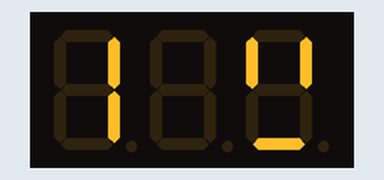
Bench run of a sketch on a simulated Arduino Uno, built with avr-gcc and run on an emulated ATmega328P. On the bench: 3-digit seven-segment display. Wiring (inferred from the names in the program): 3-digit 7-segment display, segments lit when LOW: segments pin 9, pin 7, pin 12, pin 6, pin 10, pin 5, pin 4; digit selects pin 13, pin 11, pin 8. The segment pins are drawn as the display they are named for.

Above: at 0.74 s.
At 4.85 s:
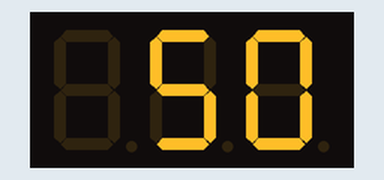
At 9.87 s:
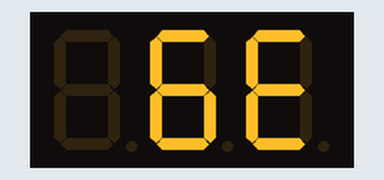
At 19.9 s:
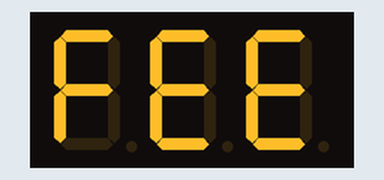
At 29.49 s:
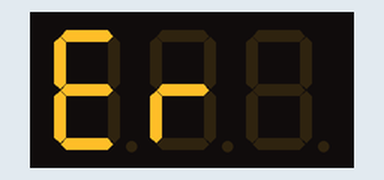
At 39.53 s:
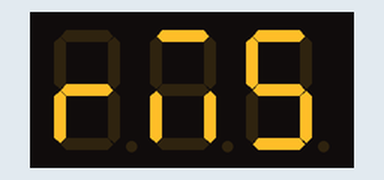

Measured:
- what the display in image 0 shows lasts 0.5 s, from 0.5 s to 1.0 s

The sketch:

ScrollingText.ino
```cpp
#include <string.h>
int i1=0;
int i2=0;
int i3=0;
int a=9;
int b=7;
int c=12;
int d=6;
int e=10;
int f=5;
int g=4;
int power1=13;
int power2=11;
int power3=8;
int timer=0;
int currNum=0;
char izpisvane[]="i wrote a song about getting better its a feeling i cant remember arf arf counting worms";
void deshifrator(int);
void setup() {
  pinMode(13, OUTPUT);
  pinMode(12, OUTPUT);
  pinMode(11, OUTPUT);
  pinMode(10, OUTPUT);
  pinMode(9, OUTPUT);
  pinMode(8, OUTPUT);
  pinMode(7, OUTPUT);
  pinMode(6, OUTPUT);
  pinMode(5, OUTPUT);
  pinMode(4, OUTPUT);

}

void loop() {
  if(timer<30){
    digitalWrite(power1, HIGH);
    deshifrator(i1);
    delay(5);
    deshifrator(i2);
    digitalWrite(power1, LOW);
    digitalWrite(power2, HIGH);
    delay(5);
    deshifrator(i3);
    digitalWrite(power2, LOW);
    digitalWrite(power3, HIGH);
    delay(5);
    digitalWrite(power3, LOW);
    timer++;
  }
  else{
    timer=0;
    if(currNum+2>=strlen(izpisvane))
    {
      currNum=0;
    }
    i1=izpisvane[currNum];
    i2=izpisvane[currNum+1];
    i3=izpisvane[currNum+2];
    currNum++;
  }

}
void deshifrator(int i){
int re=0;
while(re<=1){
switch(i){
    case '0':
      digitalWrite(a, LOW);
      digitalWrite(b, LOW);
      digitalWrite(c, LOW);
      digitalWrite(d, LOW);
      digitalWrite(e, LOW);
      digitalWrite(f, LOW);
      digitalWrite(g, HIGH);
      break;
    case '1':
      digitalWrite(a, HIGH);
      digitalWrite(b, LOW);
      digitalWrite(c, LOW);
      digitalWrite(d, HIGH);
      digitalWrite(e, HIGH);
      digitalWrite(f, HIGH);
      digitalWrite(g, HIGH);
    break;
    case '2':
      digitalWrite(a, LOW);
      digitalWrite(b, LOW);
      digitalWrite(c, HIGH);
      digitalWrite(d, LOW);
      digitalWrite(e, LOW);
      digitalWrite(f, HIGH);
      digitalWrite(g, LOW);
      break;
    case '3':
      digitalWrite(a, LOW);
      digitalWrite(b, LOW);
      digitalWrite(c, LOW);
      digitalWrite(d, LOW);
      digitalWrite(e, HIGH);
      digitalWrite(f, HIGH);
      digitalWrite(g, LOW);
      break;
    case '4':
      digitalWrite(a, HIGH);
      digitalWrite(b, LOW);
      digitalWrite(c, LOW);
      digitalWrite(d, HIGH);
      digitalWrite(e, HIGH);
      digitalWrite(f, LOW);
      digitalWrite(g, LOW);
      break;
    case '5':
      digitalWrite(a, LOW);
      digitalWrite(b, HIGH);
      digitalWrite(c, LOW);
      digitalWrite(d, LOW);
      digitalWrite(e, HIGH);
      digitalWrite(f, LOW);
      digitalWrite(g, LOW);
      break;
    case '6':
      digitalWrite(a, LOW);
      digitalWrite(b, HIGH);
      digitalWrite(c, LOW);
      digitalWrite(d, LOW);
      digitalWrite(e, LOW);
      digitalWrite(f, LOW);
      digitalWrite(g, LOW);
      break;
    case '7':
      digitalWrite(a, LOW);
      digitalWrite(b, LOW);
      digitalWrite(c, LOW);
      digitalWrite(d, HIGH);
      digitalWrite(e, HIGH);
      digitalWrite(f, HIGH);
      digitalWrite(g, HIGH);
      break;
    case '8':
      digitalWrite(a, LOW);
      digitalWrite(b, LOW);
      digitalWrite(c, LOW);
      digitalWrite(d, LOW);
      digitalWrite(e, LOW);
      digitalWrite(f, LOW);
      digitalWrite(g, LOW);
      break;
    case '9':
      digitalWrite(a, LOW);
      digitalWrite(b, LOW);
      digitalWrite(c, LOW);
      digitalWrite(d, LOW);
      digitalWrite(e, HIGH);
      digitalWrite(f, LOW);
      digitalWrite(g, LOW);
      break;
    case 'a':
      digitalWrite(a, LOW);
      digitalWrite(b, LOW);
      digitalWrite(c, LOW);
      digitalWrite(d, HIGH);
      digitalWrite(e, LOW);
      digitalWrite(f, LOW);
      digitalWrite(g, LOW);
      break;
    case 'b':
      digitalWrite(a, HIGH);
      digitalWrite(b, HIGH);
      digitalWrite(c, LOW);
      digitalWrite(d, LOW);
      digitalWrite(e, LOW);
      digitalWrite(f, LOW);
      digitalWrite(g, LOW);
      break;
    case 'c':
      digitalWrite(a, LOW);
      digitalWrite(b, HIGH);
      digitalWrite(c, HIGH);
      digitalWrite(d, LOW);
      digitalWrite(e, LOW);
      digitalWrite(f, LOW);
      digitalWrite(g, HIGH);
      break;
    case 'd':
      digitalWrite(a, HIGH);
      digitalWrite(b, LOW);
      digitalWrite(c, LOW);
      digitalWrite(d, LOW);
      digitalWrite(e, LOW);
      digitalWrite(f, HIGH);
      digitalWrite(g, LOW);
      break;
    case 'e':
      digitalWrite(a, LOW);
      digitalWrite(b, HIGH);
      digitalWrite(c, HIGH);
      digitalWrite(d, LOW);
      digitalWrite(e, LOW);
      digitalWrite(f, LOW);
      digitalWrite(g, LOW);
      break;
    case 'f':
      digitalWrite(a, LOW);
      digitalWrite(b, HIGH);
      digitalWrite(c, HIGH);
      digitalWrite(d, HIGH);
      digitalWrite(e, LOW);
      digitalWrite(f, LOW);
      digitalWrite(g, LOW);
      break;
    case 'g':
      i='6';
      break;
    case 'h':
      digitalWrite(a, HIGH);
      digitalWrite(b, LOW);
      digitalWrite(c, LOW);
      digitalWrite(d, HIGH);
      digitalWrite(e, LOW);
      digitalWrite(f, LOW);
      digitalWrite(g, LOW);
      break;
    case 'i':
      digitalWrite(a, HIGH);
      digitalWrite(b, LOW);
      digitalWrite(c, LOW);
      digitalWrite(d, HIGH);
      digitalWrite(e, HIGH);
      digitalWrite(f, HIGH);
      digitalWrite(g, HIGH);
      break;
    case 'j':
      digitalWrite(a, HIGH);
      digitalWrite(b, LOW);
      digitalWrite(c, LOW);
      digitalWrite(d, LOW);
      digitalWrite(e, HIGH);
      digitalWrite(f, HIGH);
      digitalWrite(g, HIGH);
      break;
    case 'k':
      i='c';
      break;
    case 'l':
      digitalWrite(a, HIGH);
      digitalWrite(b, HIGH);
      digitalWrite(c, HIGH);
      digitalWrite(d, LOW);
      digitalWrite(e, LOW);
      digitalWrite(f, LOW);
      digitalWrite(g, HIGH);
      break;
    case 'm':
      digitalWrite(a, LOW);
      digitalWrite(b, HIGH);
      digitalWrite(c, LOW);
      digitalWrite(d, HIGH);
      digitalWrite(e, LOW);
      digitalWrite(f, HIGH);
      digitalWrite(g, HIGH);
      break;
    case 'n':
      digitalWrite(a, HIGH);
      digitalWrite(b, HIGH);
      digitalWrite(c, LOW);
      digitalWrite(d, HIGH);
      digitalWrite(e, LOW);
      digitalWrite(f, HIGH);
      digitalWrite(g, LOW);
      break;
    case 'o':
      i='0';
      break;
    case 'p':
      digitalWrite(a, LOW);
      digitalWrite(b, LOW);
      digitalWrite(c, HIGH);
      digitalWrite(d, HIGH);
      digitalWrite(e, LOW);
      digitalWrite(f, LOW);
      digitalWrite(g, LOW);
      break;
    case 'q':
      digitalWrite(a, LOW);
      digitalWrite(b, LOW);
      digitalWrite(c, LOW);
      digitalWrite(d, HIGH);
      digitalWrite(e, HIGH);
      digitalWrite(f, LOW);
      digitalWrite(g, LOW);
      break;
    case 'r':
      digitalWrite(a, HIGH);
      digitalWrite(b, HIGH);
      digitalWrite(c, HIGH);
      digitalWrite(d, HIGH);
      digitalWrite(e, LOW);
      digitalWrite(f, HIGH);
      digitalWrite(g, LOW);
      break;
    case 's':
      i='5';
      break;
    case 't':
      digitalWrite(a, HIGH);
      digitalWrite(b, HIGH);
      digitalWrite(c, HIGH);
      digitalWrite(d, LOW);
      digitalWrite(e, LOW);
      digitalWrite(f, LOW);
      digitalWrite(g, LOW);
      break;
    case 'u':
      digitalWrite(a, HIGH);
      digitalWrite(b, LOW);
      digitalWrite(c, LOW);
      digitalWrite(d, LOW);
      digitalWrite(e, LOW);
      digitalWrite(f, LOW);
      digitalWrite(g, HIGH);
      break;
    case 'v':
      i='u';
      break;
    case 'w':
      digitalWrite(a, HIGH);
      digitalWrite(b, LOW);
      digitalWrite(c, HIGH);
      digitalWrite(d, LOW);
      digitalWrite(e, HIGH);
      digitalWrite(f, LOW);
      digitalWrite(g, HIGH);
      break;
    case 'x':
      i='h';
      break;
    case 'y':
      digitalWrite(a, HIGH);
      digitalWrite(b, LOW);
      digitalWrite(c, LOW);
      digitalWrite(d, LOW);
      digitalWrite(e, HIGH);
      digitalWrite(f, LOW);
      digitalWrite(g, LOW);
      break;
    case 'z':
      i='2';
      break;
    default: //off
      digitalWrite(a, HIGH);
      digitalWrite(b, HIGH);
      digitalWrite(c, HIGH);
      digitalWrite(d, HIGH);
      digitalWrite(e, HIGH);
      digitalWrite(f, HIGH);
      digitalWrite(g, HIGH);
    break;
    }
    re++;
}
}
```
